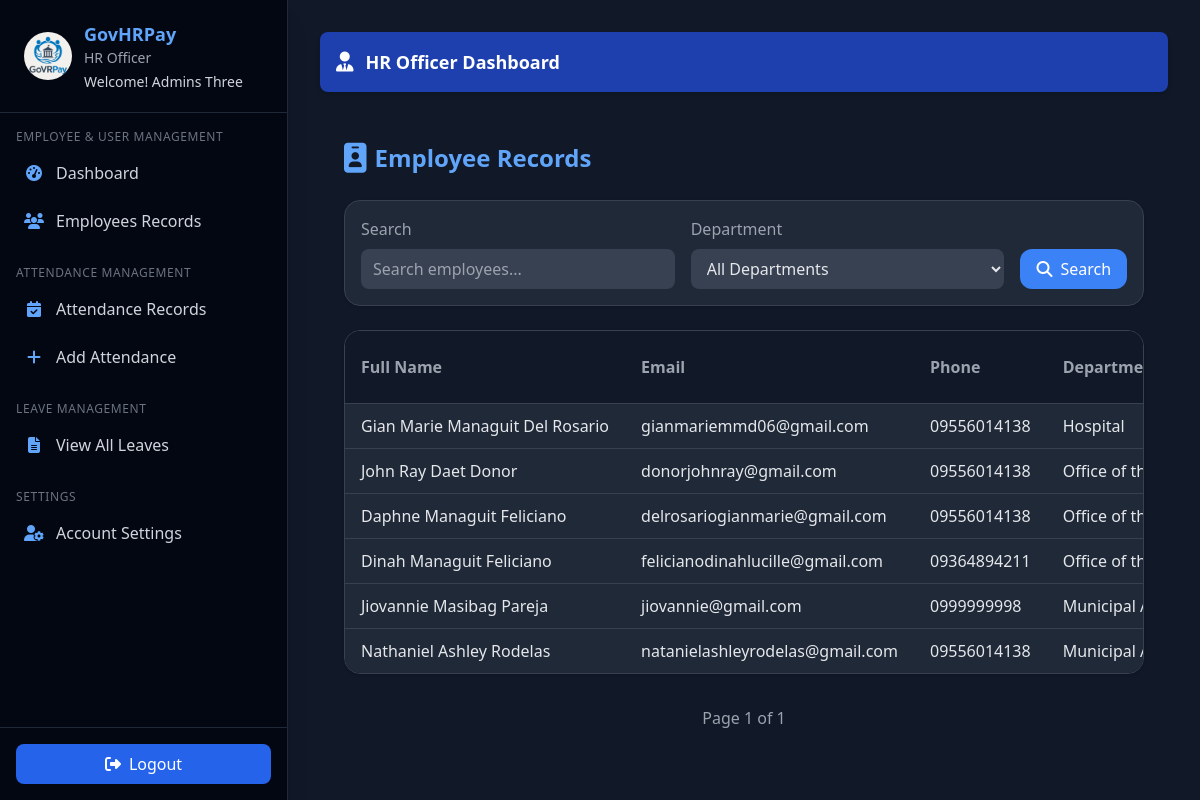
The app's page /hr/officer/employees (signed in) with its own data.
### hr_system/hr/models/user.py (models this page shows, shortened)
class User(UserMixin, db.Model):
    id = db.Column(db.Integer, primary_key=True)
    email = db.Column(db.String(150), unique=True, nullable=False)
    password = db.Column(db.String(150), nullable=False)
    first_name = db.Column(db.String(100), nullable=False)
    last_name = db.Column(db.String(100), nullable=False)
    role = db.Column(db.String(50), nullable=False, default="employee")
    department_id = db.Column(
        db.Integer, db.ForeignKey('department.id', name='fk_user_department_id')
    )
    position = db.Column(db.String(100))
    active = db.Column(db.Boolean, default=True)
    created_at = db.Column(db.DateTime, default=datetime.utcnow)
    last_login = db.Column(db.DateTime)
    managed_department = db.relationship(
        "Department",
        back_populates="head",
        uselist=False,
        foreign_keys="[Department.head_id]"
    )
    employee_profile = db.relationship(
        "Employee",
        back_populates="user",
        uselist=False
    )
    approved_leaves = db.relationship(
        "Leave",
        back_populates="approver",
        lazy=True,
        foreign_keys="[Leave.approved_by]"
    )
    department = db.relationship(
        "Department",
        backref="users",
        foreign_keys=[department_id]
    )
    def get_full_name(self):
        return f"{self.first_name} {self.last_name}"

### hr_system/hr/models/hr_models.py (models this page shows, shortened)
class Employee(db.Model):
    __tablename__ = "employee"
    id = db.Column(db.Integer, primary_key=True)
    employee_id = db.Column(db.String(20), unique=True, nullable=False)
    user_id = db.Column(db.Integer, db.ForeignKey('user.id', name='fk_employee_user_id'), unique=True)
    department_id = db.Column(db.Integer, db.ForeignKey('department.id', name='fk_employee_department_id'))
    position_id = db.Column(db.Integer, db.ForeignKey('position.id', name='fk_employee_position_id'))
    first_name = db.Column(db.String(100), nullable=False)
    last_name = db.Column(db.String(100), nullable=False)
    middle_name = db.Column(db.String(100))
    email = db.Column(db.String(150), unique=True, nullable=False)
    phone = db.Column(db.String(20))
    barangay = db.Column(db.String(100))
    municipality = db.Column(db.String(100))
    province = db.Column(db.String(100))
    postal_code = db.Column(db.String(10))
    street_address = db.Column(db.String(255))
    salary = db.Column(db.Float)
    date_hired = db.Column(db.Date, nullable=False)
    date_of_birth = db.Column(db.Date)
    gender = db.Column(db.String(10))
    marital_status = db.Column(db.String(20))
    emergency_contact = db.Column(db.String(100))
    emergency_phone = db.Column(db.String(20))
    status = db.Column(db.String(20), default="Active")
    archived = db.Column(db.Boolean, default=False)
    archived_at = db.Column(db.DateTime)
    cs_eligibility = db.Column(db.String(50))
    created_at = db.Column(db.DateTime, default=datetime.utcnow)
    updated_at = db.Column(db.DateTime, default=datetime.utcnow, onupdate=datetime.utcnow)
    user = db.relationship("User", back_populates="employee_profile", uselist=False)
    department = db.relationship("Department", back_populates="employees", foreign_keys=[department_id])
    position = db.relationship("Position", back_populates="employees", foreign_keys=[position_id])
    attendances = db.relationship("Attendance", back_populates="employee", lazy=True)
    leaves = db.relationship("Leave", back_populates="employee", lazy=True)
    leave_credits = db.relationship("LeaveCredit", back_populates="employee", lazy=True)
    payrolls = db.relationship("Payroll", back_populates="employee", lazy=True)
    payslips = db.relationship("Payslip", back_populates="employee", lazy=True)
    employee_deductions = db.relationship("EmployeeDeduction", back_populates="employee", lazy=True, cascade="all, delete-orphan")
    employee_allowances = db.relationship("EmployeeAllowance", back_populates="employee", lazy=True, cascade="all, delete-orphan")
    employment_type_id = db.Column(db.Integer, db.ForeignKey("employment_type.id", name="fk_employee_employment_type_id"))
    employment_type = db.relationship("EmploymentType", back_populates="employees", foreign_keys=[employment_type_id])
    deductions = db.relationship(
        "Deduction",
        secondary="employee_deductions",
        viewonly=True,
        lazy="joined"
    )
    allowances = db.relationship(
        "Allowance",
        secondary="employee_allowances",
        viewonly=True,
        lazy="joined"
    )
    def get_full_name(self):
        return f"{self.first_name} {self.middle_name or ''} {self.last_name}".strip()

class Department(db.Model):
    __tablename__ = "department"
    id = db.Column(db.Integer, primary_key=True)
    name = db.Column(db.String(100), unique=True, nullable=False)
    description = db.Column(db.Text)
    head_id = db.Column(db.Integer, db.ForeignKey("user.id", name="fk_department_head_id"))
    created_at = db.Column(db.DateTime, default=datetime.utcnow)
    head = db.relationship("User", back_populates="managed_department", foreign_keys=[head_id])
    employees = db.relationship("Employee", back_populates="department", lazy=True)
    positions = db.relationship("Position", back_populates="department", lazy=True)

### hr_system/hr/routes/hr_officer_routes.py (the view)
@hr_officer_bp.route("/employees")
@login_required
@hr_officer_required
def employees():
    page = request.args.get("page", 1, type=int)
    search = request.args.get("search", "")
    department = request.args.get("department", "")
    query = Employee.query.filter_by(status="Active")
    if search:
        query = query.filter(
            (Employee.first_name.ilike(f"%{search}%"))
            | (Employee.last_name.ilike(f"%{search}%"))
            | (Employee.employee_id.ilike(f"%{search}%"))
        )
    if department:
        query = query.filter_by(department_id=department)
    query = query.order_by(Employee.last_name.asc(), Employee.first_name.asc())
    employees = query.paginate(page=page, per_page=10, error_out=False)
    departments = Department.query.all()
    return render_template(
        "hr/officer/officer_view_emp.html",
        employees=employees,
        search=search,
        selected_department=department,
        departments=departments,
    )

### hr_system/hr/__init__.py (called while the page is built)
@login_manager.user_loader
def load_user(user_id):
    return User.query.get(int(user_id))

### hr_system/hr/utils.py (called while the page is built)
def hr_officer_required(f):
    @wraps(f)
    def decorated_function(*args, **kwargs):
        if not current_user.is_authenticated or current_user.role not in ['admin', 'officer']:
            return jsonify({'error': 'HR Officer access required'}), 403
        return f(*args, **kwargs)
    return decorated_function

### templates/hr/officer/officer_view_emp.html (shortened to what this page needs)
{% extends 'hr/officer/officer_base.html' %}
{% block content %}
<main class="p-4 md:p-6 space-y-6">
  <header class="flex flex-col sm:flex-row sm:justify-between sm:items-center gap-4">
    <h1 class="text-2xl font-semibold text-blue-400 flex items-center gap-2">
      <i class="fa-solid fa-id-badge text-3xl"></i>
      Employee Records
    </h1>
  </header>
  <form method="get" action="{{ url_for('officer.employees') }}" id="filterForm"
        class="flex flex-col md:flex-row gap-4 items-start md:items-end bg-gray-800 p-4 rounded-2xl shadow border border-gray-700">
    <div class="flex flex-col gap-2 w-full md:flex-1">
      <label for="search" class="text-gray-400">Search</label>
      <input type="text" name="search" value="{{ search }}" placeholder="Search employees..."
             class="bg-gray-700 text-gray-200 rounded-lg px-3 py-2 w-full focus:outline-none focus:ring-2 focus:ring-blue-400"/>
    </div>
    <div class="flex flex-col gap-2 w-full md:w-auto flex-1">
      <label for="departmentFilter" class="text-gray-400">Department</label>
      <select name="department" id="departmentFilter"
              class="bg-gray-700 text-gray-200 rounded-lg px-3 py-2 w-full focus:outline-none focus:ring-2 focus:ring-blue-400">
        <option value="">All Departments</option>
      </select>
    </div>
    <div class="flex w-full md:w-auto">
      <button type="submit"
              class="bg-blue-500 hover:bg-blue-600 text-white px-4 py-2 rounded-xl flex items-center gap-2 w-full md:w-auto justify-center transition">
        <i class="fa-solid fa-magnifying-glass"></i>
        <span class="hidden sm:inline">Search</span>
      </button>
    </div>
  </form>
  <div class="overflow-x-auto bg-gray-800 rounded-2xl shadow border border-gray-700">
    <table class="min-w-full divide-y divide-gray-700 text-sm md:text-base">
      <thead class="bg-gray-900">
        <tr>
          <th class="px-2 sm:px-4 py-3 text-left text-gray-400">Full Name</th>
          <th class="px-2 sm:px-4 py-3 text-left text-gray-400">Email</th>
          <th class="px-2 sm:px-4 py-3 text-left text-gray-400">Phone</th>
          <th class="px-2 sm:px-4 py-3 text-left text-gray-400">Department</th>
        </tr>
      </thead>
      <tbody class="divide-y divide-gray-700">
        {% for employee in employees.items %}
        <tr class="hover:bg-gray-700 transition">
          <td class="px-2 sm:px-4 py-2 text-gray-200 whitespace-nowrap">{{ employee.get_full_name() }}</td>
          <td class="px-2 sm:px-4 py-2 text-gray-200 whitespace-nowrap">{{ employee.email }}</td>
          <td class="px-2 sm:px-4 py-2 text-gray-200 whitespace-nowrap">{{ employee.phone or '-' }}</td>
          <td class="px-2 sm:px-4 py-2 text-gray-200 whitespace-nowrap">{{ employee.department.name if employee.department else '-' }}</td>
        </tr>
        {% else %}
        <tr>
          <td colspan="7" class="px-4 py-3 text-center text-gray-400">No employees found.</td>
        </tr>
        {% endfor %}
      </tbody>
    </table>
  </div>
  <div class="flex flex-col sm:flex-row justify-center gap-2 sm:gap-4 mt-4 text-gray-400 items-center">
    <span class="px-4 py-2">Page {{ employees.page }} of {{ employees.pages }}</span>
  </div>
</main>
{% endblock %}

### templates/hr/officer/officer_base.html (shortened to what this page needs)
<!DOCTYPE html>
<html lang="en">
  <head>
    <script src="https://cdn.tailwindcss.com"></script>
    <link
      rel="stylesheet"
      href="https://cdnjs.cloudflare.com/ajax/libs/font-awesome/6.5.2/css/all.min.css"
    />
  </head>
  <body class="bg-gray-900 text-gray-100 flex flex-col md:flex-row min-h-screen font-sans">
    <aside id="sidebar"
      class="bg-gray-950 text-white w-64 sm:w-72 flex-shrink-0 fixed md:static inset-y-0 left-0
             transform -translate-x-full md:translate-x-0 transition-transform duration-300 z-30
             flex flex-col justify-between border-r border-gray-800 shadow-xl">
      <div class="overflow-y-auto flex-grow">
        <div class="flex items-center gap-3 px-6 py-5 border-b border-gray-800 sticky top-0 bg-gray-950 z-10">
          <img src="{{ url_for('officer.static', filename='img/logo2.avif') }}"
               class="w-12 h-12 rounded-full object-cover">
          <div>
            <h2 class="text-lg font-semibold text-blue-400">GovHRPay</h2>
            <p class="text-sm text-gray-400">HR Officer</p>
            <p class="text-sm text-gray-300 mt-1">
              Welcome! <span class="font-medium">{{ current_user.get_full_name() }}</span>
            </p>
          </div>
        </div>
        <nav class="mt-4 px-4 text-gray-300 space-y-6">
          {% for section, links in {
            "Employee & User Management": [
              ("fa-gauge-high", "Dashboard", "officer.hr_dashboard"),
              ("fa-users", "Employees Records", "officer.employees")
            ],
            "Attendance Management": [
              ("fa-calendar-check", "Attendance Records", "officer.attendance"),
              ("fa-plus", "Add Attendance", "officer.add_attendance")
            ],
            "Leave Management": [
              ("fa-file-lines", "View All Leaves", "officer.view_leaves")
            ],
            "Settings": [
              ("fa-user-gear", "Account Settings", "officer.edit_password")
            ]
          }.items() %}
          <div>
            <h3 class="text-xs uppercase tracking-wider text-gray-500 mb-2">
              {{ section }}
            </h3>
            <ul class="space-y-2">
              {% for icon, text, url in links %}
              <li>
                <a href="{{ url_for(url) }}"
                   class="flex items-center gap-3 p-2 rounded-lg hover:bg-blue-700/40 transition">
                  <i class="fa-solid {{ icon }} text-blue-400 w-5 text-center"></i>
                  <span>{{ text }}</span>
                </a>
              </li>
              {% endfor %}
            </ul>
          </div>
        </nav>
      </div>
      <div class="p-4 border-t border-gray-800">
        <button id="logoutBtn"
          class="flex items-center gap-2 w-full justify-center py-2 rounded-lg
                 bg-blue-600 hover:bg-blue-700 transition">
          <i class="fa-solid fa-right-from-bracket"></i> Logout
        </button>
      </div>
    </aside>
    <main class="flex-1 p-4 sm:p-6 md:p-8 overflow-y-auto bg-gray-900">
      <div class="bg-blue-800 text-white rounded-lg p-4 mb-6 hidden md:flex items-center gap-3 shadow-md">
        <i class="fa-solid fa-user-tie text-xl"></i>
        <h1 class="text-lg font-semibold">HR Officer Dashboard</h1>
      </div>
      {% block content %}{% endblock %}
    </main>
  </body>
</html>

### records on screen
User: get_full_name "Admins Three"
Employee: get_full_name "Gian Marie Managuit Del Rosario", email "gianmariemmd06@gmail.com", phone "09556014138", department "Hospital"
Employee: get_full_name "John Ray Daet Donor", email "donorjohnray@gmail.com", phone "09556014138", department "Office of…"
Employee: get_full_name "Daphne Managuit Feliciano", email "delrosariogianmarie@gmail.com", phone "09556014138", department "Office of…"
Employee: get_full_name "Dinah Managuit Feliciano", email "felicianodinahlucille@gmail.com", phone "09364894211", department "Office of…"
Employee: get_full_name "Jiovannie Masibag Pareja", email "jiovannie@gmail.com", phone "0999999998", department "Municipal…"
Employee: get_full_name "Nathaniel Ashley Rodelas", email "natanielashleyrodelas@gmail.com", phone "09556014138", department "Municipal…"

### other values on screen
{{ section }} "EMPLOYEE & USER MANAGEMENT" "ATTENDANCE MANAGEMENT" "LEAVE MANAGEMENT" "SETTINGS"
{{ text }} "Dashboard" "Employees Records" "Attendance Records" "Add Attendance" "View All Leaves" "Account Settings"
{{ employees.page }} "1"
{{ employees.pages }} "1"
